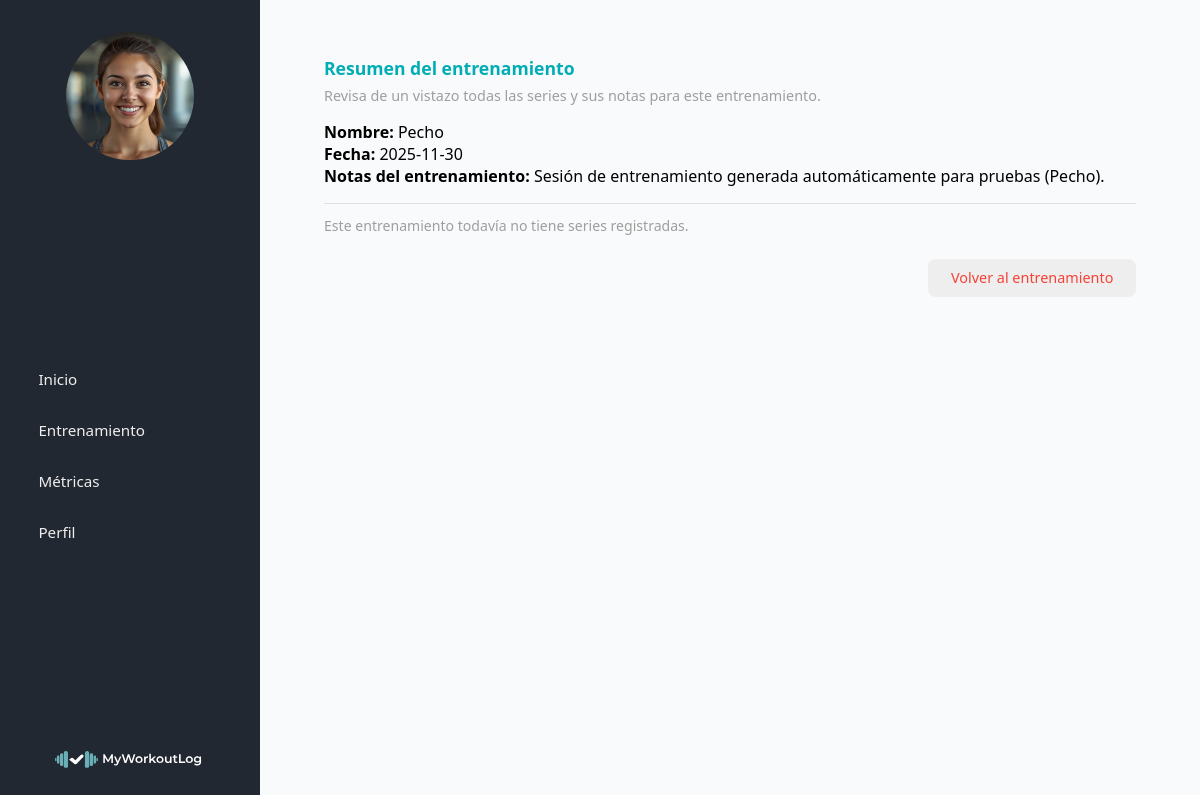
/index.php?controller=entrenamiento&action=resumen&id=114 (signed in), run on the app's committed database.
### tables this page shows
CREATE TABLE `entrenamientos` (
  `id` int(11) NOT NULL,
  `id_usuario` int(11) NOT NULL,
  `fecha` date NOT NULL,
  `nombre_entrenamiento` varchar(100) NOT NULL,
  `notas` text DEFAULT NULL
);

### controller/EntrenamientoController.php (called while the page is built, shortened)
<?php
require_once __DIR__ . '/../model/Entrenamiento.php';
class EntrenamientoController{
    public function resumen(){
    $idUsuario = $_SESSION['id_usuario'] ?? null;
    $id        = isset($_GET['id']) ? (int)$_GET['id'] : 0;
    $entrenamiento = Entrenamiento::buscarPorId($id, $idUsuario);
    require __DIR__ . '/../view/layout.php';
    }
}

### index.php (called while the page is built, shortened)
<?php
$action         = $_GET['action']     ?? 'login';
$action         = preg_replace('/[^a-zA-Z0-9_]/', '', $action);
$controller = new $controllerClass();
$controller->$action();

### model/Entrenamiento.php (called while the page is built, shortened)
<?php
class Entrenamiento
{
    private ?int $id = null;
    private string $fecha;
    private string $nombre_entrenamiento;
    private ?string $notas;
    public function __construct(
        ?int $id = null,
        int $id_usuario = 0,
        string $fecha = '',
        string $nombre_entrenamiento = '',
        ?string $notas = null
    ) {
        $this->id                  = $id;
        $this->fecha               = $fecha;
        $this->nombre_entrenamiento = $nombre_entrenamiento;
        $this->notas               = $notas;
    }
    public function getId(): ?int
    {
        return $this->id;
    }
    public function getFecha(): string
    {
        return $this->fecha;
    }
    public function getNombreEntrenamiento(): string
    {
        return $this->nombre_entrenamiento;
    }
    public function getNotas(): ?string
    {
        return $this->notas;
    }
    public static function buscarPorId(int $id, int $id_usuario): ?Entrenamiento
    {
        $pdo = Conexion::conectar();
        $sql = "SELECT * FROM entrenamientos
                WHERE id = :id
                  AND id_usuario = :id_usuario
                LIMIT 1";
        $stmt = $pdo->prepare($sql);
        $stmt->execute([
            'id'         => $id,
            'id_usuario' => $id_usuario,
        ]);
        $fila = $stmt->fetch();
        return new Entrenamiento(
            (int)$fila['id'],
            (int)$fila['id_usuario'],
            $fila['fecha'],
            $fila['nombre_entrenamiento'],
            $fila['notas'] !== null ? (string)$fila['notas'] : null
        );
    }
}

### view/app/entrenamientos/resumen.php (the view)
<section class="entrenamiento-resumen">
    <div class=" entrenamiento-resumen__card">
        <div class="notas-serie__cabecera entrenamiento-resumen__cabecera">
            <h1 class="notas-serie__titulo">Resumen del entrenamiento</h1>
            <p class="notas-serie__descripcion">
                Revisa de un vistazo todas las series y sus notas para este entrenamiento.
            </p>
    </div>
        <div class="entrenamiento-resumen__bloque entrenamiento-resumen__bloque--principal">
            <p>
                <strong>Nombre:</strong>
                <?php echo htmlspecialchars($entrenamiento->getNombreEntrenamiento(), ENT_QUOTES, 'UTF-8'); ?>
            </p>
            <p>
                <strong>Fecha:</strong>
                <?php echo htmlspecialchars($entrenamiento->getFecha(), ENT_QUOTES, 'UTF-8'); ?>
            </p>
            <?php $notasEntreno = trim((string)($entrenamiento->getNotas() ?? '')); ?>
            <p>
                <strong>Notas del entrenamiento:</strong>
                <?php if ($notasEntreno !== ''): ?>
                    <?php echo nl2br(htmlspecialchars($notasEntreno, ENT_QUOTES, 'UTF-8')); ?>
                <?php else: ?>
                    Sin notas
                <?php endif; ?>
            </p>
        </div>
        <?php if (!empty($ejerciciosEnEntrenamiento)): ?>
            <?php foreach ($ejerciciosEnEntrenamiento as $idEjerResumen): ?>
                <?php
                if (!isset($ejerciciosPorId[$idEjerResumen])) {
                    continue;
                }
                $ejerResumen   = $ejerciciosPorId[$idEjerResumen];
                $seriesResumen = $seriesPorEjercicio[$idEjerResumen] ?? [];
                ?>
                <div class="entrenamiento-resumen__bloque">
                    <h2 class="entrenamiento-resumen__nombre-ejercicio">
                        <?php echo htmlspecialchars($ejerResumen->getNombreEjercicio(), ENT_QUOTES, 'UTF-8'); ?>
                    </h2>
                    <?php if (empty($seriesResumen)): ?>
                        <p class="entrenamiento-resumen__sin-series">
                            No hay series registradas para este ejercicio.
                        </p>
                    <?php else: ?>
                        <ul class="entrenamiento-resumen__lista-series">
                            <?php foreach ($seriesResumen as $serieResumen): ?>
                                <li class="entrenamiento-resumen__serie">
                                    <p>
                                        <strong>Serie <?php echo htmlspecialchars($serieResumen->getNumSerie()); ?>:</strong>
                                        <?php echo htmlspecialchars($serieResumen->getPesoKg()); ?> kg ·
                                        <?php echo htmlspecialchars($serieResumen->getRepeticiones()); ?> reps ·
                                        <?php
                                        $desc = $serieResumen->getDescansoSeg();
                                        echo $desc !== null
                                            ? htmlspecialchars($desc) . ' s de descanso'
                                            : 'sin descanso';
                                        ?>
                                    </p>
                                    <?php
                                    $notaSerie = trim((string)($serieResumen->getNotas() ?? ''));
                                    if ($notaSerie !== ''):
                                    ?>
                                        <p class="entrenamiento-resumen__nota-serie">
                                            <strong>Nota:</strong>
                                            <?php echo nl2br(htmlspecialchars($notaSerie, ENT_QUOTES, 'UTF-8')); ?>
                                        </p>
                                    <?php endif; ?>
                                </li>
                            <?php endforeach; ?>
                        </ul>
                    <?php endif; ?>
                </div>
            <?php endforeach; ?>
        <?php else: ?>
            <div class="entrenamiento-resumen__bloque">
                <p class="entrenamiento-resumen__sin-series">
                    Este entrenamiento todavía no tiene series registradas.
                </p>
            </div>
        <?php endif; ?>
        <div class="entrenamiento-resumen__acciones">
            <a
                href="index.php?controller=entrenamiento&action=ver&id=<?php echo $entrenamiento->getId(); ?>"
                class="notas-serie__boton notas-serie__boton--secundario"
            >
                Volver al entrenamiento
            </a>
        </div>
    </div>
</section>

### public/css/css.css (style rules this page uses)
:root { --color-principal: #222831; --color-secundario: #393E46; --color-terciario: #00ADB5; --color-neutro: #EEEEEE; --color-acento: #EA7AF4; --negro: #000000; --primario-oscuro-100: #1B1F25; --secundario: #393E46; --secundario-claro-200: #5A5F66; --secundario-claro-150: #9e9e9e; --secundario-claro100: #eceff1; --claro: #f9fafb; --turq-700: #007E86; --turq-600: #00ADB5; --turq-400: #33C7CC; --turq-200: #66D6D9; --mag-700: #C15FC8; --mag-600: #EA7AF4; --mag-400: #F2A8F7; --mag-200: #F8CFFD; --sem-exito: #4CAF50; --sem-error: #F44336; --sem-warning: #FFC107; --sem-info: #2196F3; }
* { padding: 0; margin: 0; font-family: system-ui, -apple-system, BlinkMacSystemFont, "Segoe UI", sans-serif; box-sizing: border-box; }
a { text-decoration: none; }
.notas-serie__cabecera { display: flex; flex-direction: column; margin-bottom: 1rem; }
.notas-serie__titulo { font-size: 1.1rem; font-weight: 600; color: var(--color-terciario); margin: 0 0 0.35rem; }
.notas-serie__descripcion { font-size: 0.9rem; color: var(--secundario-claro-150); margin: 0; }
.notas-serie__boton { border-radius: 8px; padding: 0.55rem 1.35rem; font-size: 0.9rem; font-weight: 500; border: 1px solid transparent; cursor: pointer; display: inline-flex; align-items: center; justify-content: center; gap: 0.35rem; transition: background-color 0.15s ease, color 0.15s ease, border-color 0.15s ease, transform 0.08s ease; }
.notas-serie__boton--secundario { background-color: var(--color-neutro); color: var(--sem-error); }
.entrenamiento-resumen { width: 100%; display: flex; justify-content: center; padding: 1.5rem 1rem 2rem; }
.entrenamiento-resumen__card { width: 100%; max-width: 900px; box-shadow: 0px; }
.entrenamiento-resumen__bloque { margin-top: 1rem; padding-top: 0.75rem; border-top: 1px solid #e0e0e0; }
.entrenamiento-resumen__bloque--principal { border-top: none; padding-top: 0; }
.entrenamiento-resumen__sin-series { font-size: 0.88rem; color: var(--secundario-claro-150); }
.entrenamiento-resumen__acciones { margin-top: 1.5rem; display: flex; justify-content: flex-end; }
@media (min-width: 800px) { .layout-app { margin: 0; min-height: 100vh; display: grid; grid-template-columns: 260px minmax(0, 1fr); grid-template-rows: 100vh; grid-template-areas: "sidebar main"; overflow: hidden; background-color: var(--color-principal); } }

### data on the page
entrenamientos: nombre_entrenamiento "Pecho", fecha "2025-11-30", notas "Sesión de entrenamiento generada automáticamente para pruebas (Pecho)."
